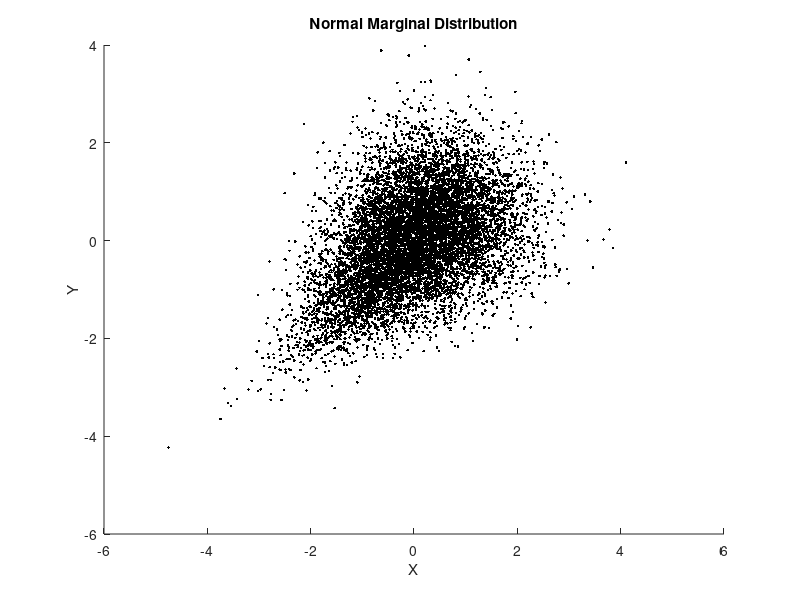
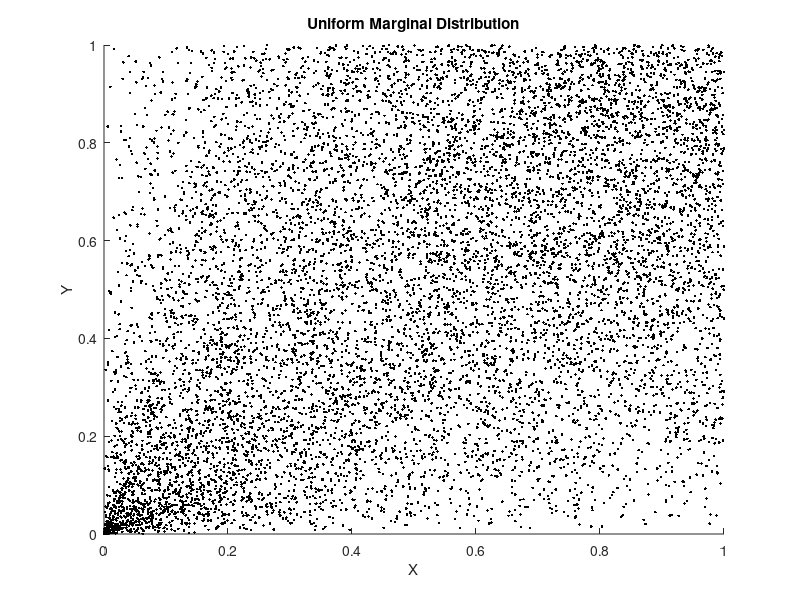

Reproduce these figures in MATLAB, in order.
clear all
close all
clc

theta  = 0.79;     %dependence parameter of clayton copula
sample = 10000;    %sample size

% main computation
r   = gamrnd(theta^(-1), 1, sample, 1);
x1  = unifrnd(0, 1, sample, 1);
x2  = unifrnd(0, 1, sample, 1);
u1  = log(x1)./r;
u2  = log(x2)./r;
u   = [u1, u2];
g   = (1 - u).^(-(theta^(-1)));
rr1 = norminv(g(:, 1), 0, 1);
rr2 = norminv(g(:, 2), 0, 1);
rr  = [rr1, rr2];

% output
figure;
scatter(rr(:, 1), rr(:, 2), 'k', '.'); 
xlabel('X');
ylabel('Y');
title('Normal Marginal Distribution')
figure
scatter(g(:, 1), g(:, 2), 'k', '.');
xlabel('X');
ylabel('Y');
title('Uniform Marginal Distribution')
